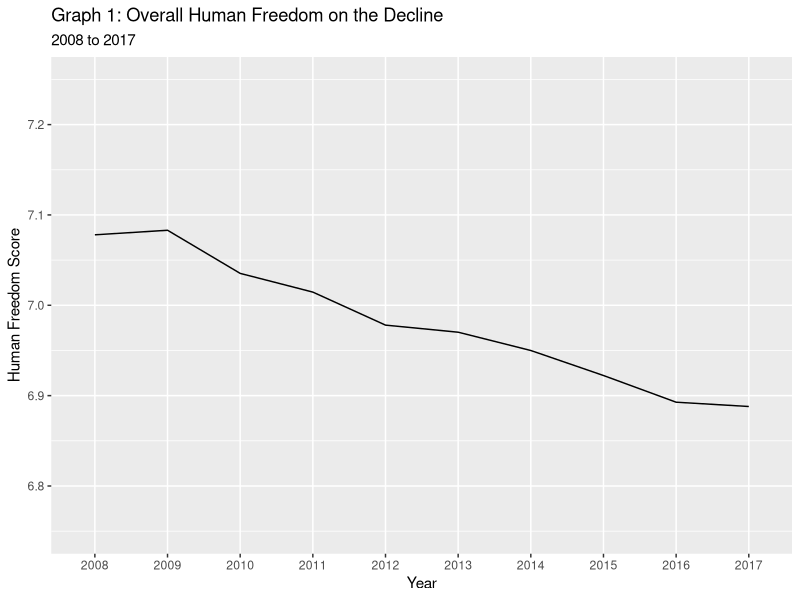
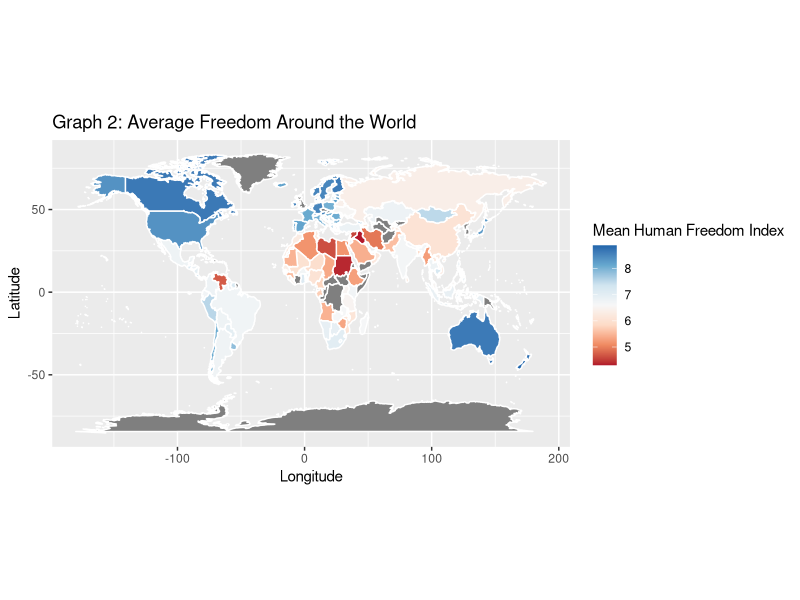
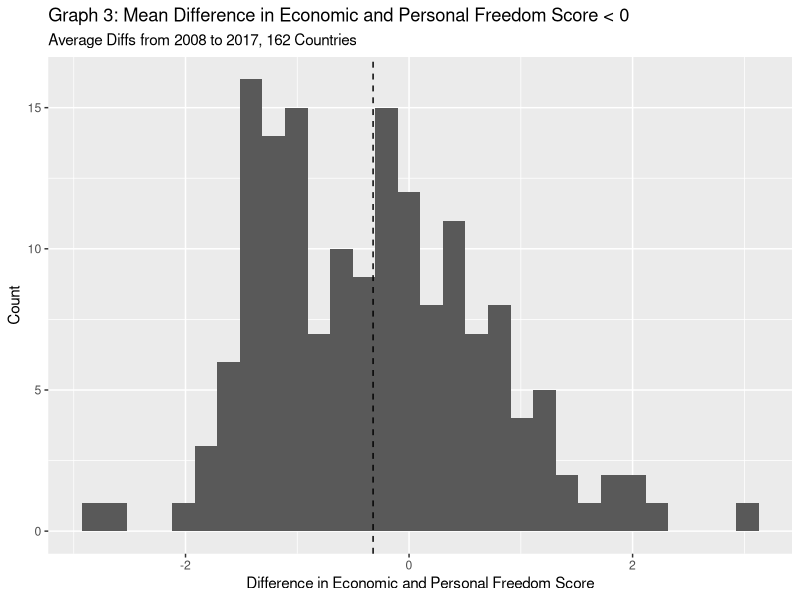
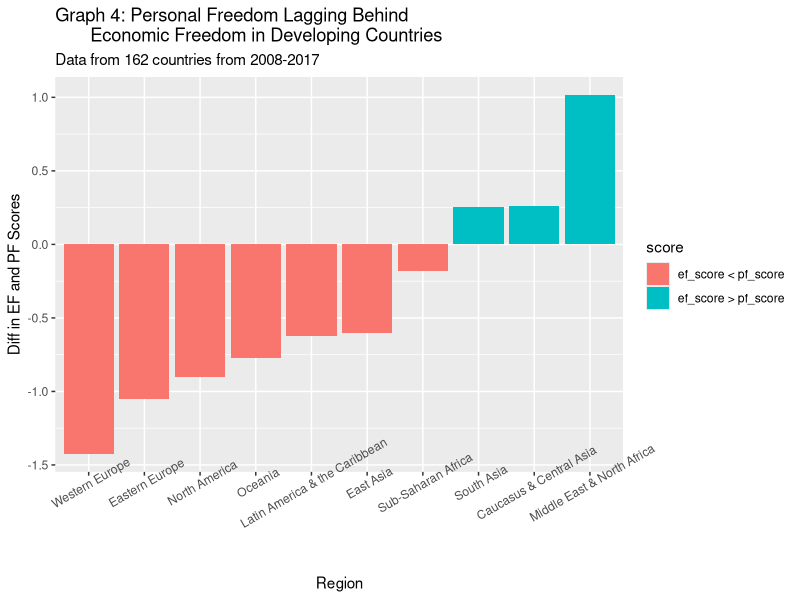
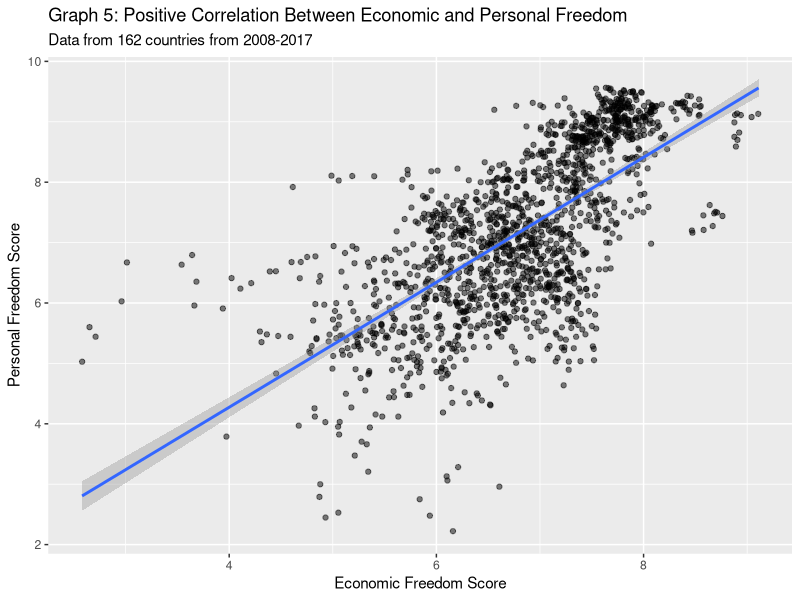
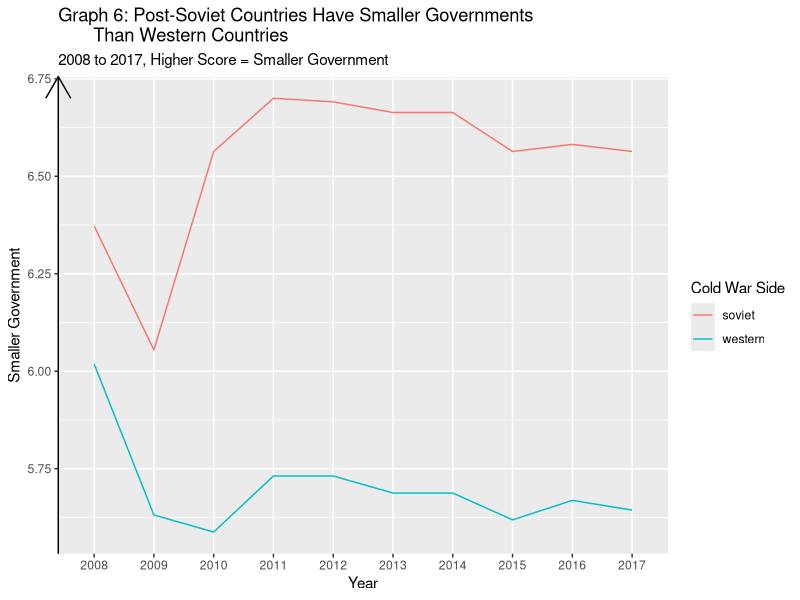
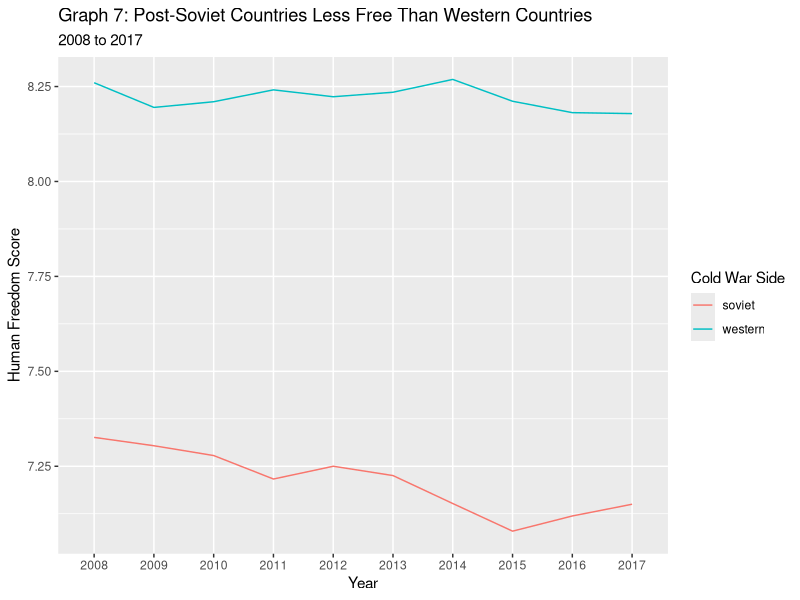

Reproduce these figures in R, in order. (Note: this script raises an error after producing the figures.)
## ---- chunk 1
knitr::opts_chunk$set(warning = FALSE, message = FALSE, echo = FALSE)
## ---- chunk 2
library(tidyverse)
library(ggplot2)
library(dplyr)
require(maps)
require(viridis)
theme_set(
  theme_gray()
  )
hfi <- read_csv("data/hfi_cc_2019.csv") 
## ---- chunk 3
glimpse(hfi)
## ---- chunk 4
hfscore_by_year <- hfi %>% 
  filter(hf_score != "-") %>% 
  group_by(year) %>% 
  summarize(mean_hf = mean(as.numeric(hf_score)))

ggplot(data = hfscore_by_year, 
       aes(x = as.factor(year), y = mean_hf, group = 1)) +
  geom_line(stat = "identity") +
  ylim(6.75, 7.25) + 
  labs(x = "Year", y = "Human Freedom Score", 
       title = "Graph 1: Overall Human Freedom on the Decline",
       subtitle = "2008 to 2017")
## ---- chunk 5
summarized_hfi <- hfi %>% 
  filter(hf_score != "-") %>% 
  group_by(countries) %>% 
  mutate(mean_hf = mean(as.numeric(hf_score))) %>% 
  slice(1) %>% 
  mutate(countries = ifelse(countries == "United States", "USA", countries)) %>% 
  summarize(countries, mean_hf)

world_map <- map_data("world")
freedom_map <- left_join(world_map, summarized_hfi, by = c("region" = "countries"))

# Create the map
ggplot(freedom_map, mapping = aes(long, lat, group = group)) +
  coord_fixed(1.3) +
  geom_polygon(aes(fill = as.numeric(mean_hf)), color = "white") +
  scale_fill_distiller(palette ="RdBu", direction = 1) +
  labs(title = "Graph 2: Average Freedom Around the World", x = "Longitude", 
       y = "Latitude", fill = "Mean Human Freedom Index")
## ---- chunk 6
no_na_hfi <- hfi %>% 
  filter(pf_score != "-" & ef_score != "-")

clean_hfi <- no_na_hfi %>% 
  group_by(countries) %>% 
  mutate(mean_pf = mean(as.numeric(pf_score)),
         mean_ef = mean(as.numeric(ef_score))) %>% 
  mutate(diff_ef_pf = mean_ef - mean_pf) %>% 
  slice(1) %>% 
  summarize(countries, mean_ef, mean_pf, diff_ef_pf)

mean_diff <- clean_hfi %>% 
  summarize(mean_diff = mean(diff_ef_pf))

ggplot(data = clean_hfi, aes(x = diff_ef_pf)) +
  geom_histogram(bins = 30) +
  geom_vline(linetype = "dashed", xintercept = c(mean_diff$mean_diff)) +
  labs(x = "Difference in Economic and Personal Freedom Score", 
       y = "Count", 
       title = "Graph 3: Mean Difference in Economic and Personal Freedom Score < 0",
       subtitle = "Average Diffs from 2008 to 2017, 162 Countries")
## ---- chunk 7
set.seed(10)
n_sims <- 500
boot_dist = numeric(n_sims) 
for(i in 1:n_sims){ 
  indices <- sample(1:nrow(clean_hfi), replace = T)
  boot_mean <- clean_hfi %>% 
    slice(indices) %>%                    
    summarize(boot_mean = mean(diff_ef_pf)) %>% 
    pull()                                
  boot_dist[i] <- boot_mean 
}

boot_means = tibble(boot_dist)
mu_0 <- 0
offset <- boot_means %>% 
  summarize(mu_0 - mean(boot_dist)) %>%
  pull()
boot_means <- boot_means %>%
  mutate(shifted_means = boot_dist + offset)
## ---- chunk 8
obs_mean <- clean_hfi %>% 
  summarize(mean(diff_ef_pf)) %>% 
  pull()
obs_mean
## ---- chunk 9
obs_diff <- mu_0 - obs_mean
boot_means %>% 
  mutate(extreme = ifelse(shifted_means <= mu_0 - obs_diff |
                          shifted_means >= mu_0 + obs_diff, 1, 0)) %>% 
  summarize(p_val = mean(extreme))
## ---- chunk 10
region_hfi <- no_na_hfi %>% 
  group_by(region) %>% 
  mutate(mean_pf = mean(as.numeric(pf_score)),
         mean_ef = mean(as.numeric(ef_score))) %>% 
  mutate(diff_ef_pf = mean_ef - mean_pf,
         score = ifelse(diff_ef_pf > 0, 
                        "ef_score > pf_score", "ef_score < pf_score")) %>% 
  slice(1) %>% 
  summarize(region, mean_ef, mean_pf, diff_ef_pf, score)

ggplot(data = region_hfi, aes(x = reorder(region, diff_ef_pf), 
                              y = diff_ef_pf, fill = score)) +
  geom_col() + 
  theme(axis.text.x = element_text(angle = 30)) +
  labs(x = "Region", y = "Diff in EF and PF Scores", 
       title = "Graph 4: Personal Freedom Lagging Behind 
       Economic Freedom in Developing Countries",
       subtitle = "Data from 162 countries from 2008-2017")
## ---- chunk 11
corr_efpf <- no_na_hfi %>% 
  summarize(cor_ef_pf = cor(as.numeric(ef_score), as.numeric(pf_score)))
corr_efpf
## ---- chunk 12
ggplot(data = no_na_hfi, aes(x = as.numeric(ef_score), 
                             y = as.numeric(pf_score))) +
  geom_point(alpha = 0.5, position = "jitter") + 
  geom_smooth(method="lm") +
  labs(x = "Economic Freedom Score", y = "Personal Freedom Score", 
       title = "Graph 5: Positive Correlation Between Economic and Personal Freedom",
       subtitle = "Data from 162 countries from 2008-2017")
## ---- chunk 13
hfi_coldwar <- hfi %>% 
  mutate(post_soviet = ifelse(countries == "Russia" | 
                                countries == "Ukraine" | 
                                countries == "Moldova" | 
                                countries == "Uzbekistan" | 
                                countries == "Kazakhstan" | 
                                countries == "Kyrgyzstan" | 
                                countries == "Tajikistan" | 
                                countries == "Turkmenistan" | 
                                countries == "Georgia" | 
                                countries == "Azerbaijan" | 
                                countries == "Armenia" | 
                                countries == "Lithuania" | 
                                countries == "Latvia" | 
                                countries == "Estonia", "yes", "no")) %>% 
  mutate(nato = ifelse(countries == "Belgium" | 
                         countries == "Canada" | 
                         countries == "Denmark" | 
                         countries == "France" | 
                         countries == "Germany" | 
                         countries == "Greece" | 
                         countries == "Iceland" | 
                         countries == "Italy" | 
                         countries == "Luxembourg" | 
                         countries == "Netherlands" | 
                         countries == "Norway" | 
                         countries == "Portugal" | 
                         countries == "Spain" | 
                         countries == "Turkey" | 
                         countries == "United Kingdom" | 
                         countries == "United States", "yes", "no")) %>% 
  filter(post_soviet == "yes" | nato == "yes") %>% 
  mutate(coldwar_side = ifelse(post_soviet == "yes", "soviet", "western"))
  

ef_govt_coldwar <- hfi_coldwar %>% 
  filter(ef_government != "-") %>% 
  select(countries, coldwar_side, year, ef_government) %>% 
  group_by(year, coldwar_side) %>% 
  mutate(mean_ef_government = mean(as.numeric(ef_government)))

ggplot(data = ef_govt_coldwar, 
       aes(x = as.factor(year), y = mean_ef_government, group = coldwar_side, 
           color = coldwar_side)) +
  geom_line(stat = "identity") +
  labs(x = "Year", y = "Smaller Government", 
       title = "Graph 6: Post-Soviet Countries Have Smaller Governments 
       Than Western Countries",
       subtitle = "2008 to 2017, Higher Score = Smaller Government",
       color = "Cold War Side") +
  theme(axis.line.y = element_line(arrow = arrow()))

hf_coldwar <- hfi_coldwar %>% 
  filter(hf_score != "-") %>% 
  select(countries, coldwar_side, year, hf_score) %>% 
  group_by(year, coldwar_side) %>% 
  mutate(mean_hf = mean(as.numeric(hf_score)))

ggplot(data = hf_coldwar, 
       aes(x = as.factor(year), y = mean_hf, group = coldwar_side, 
           color = coldwar_side)) +
  geom_line(stat = "identity") +
  labs(x = "Year", y = "Human Freedom Score", 
       title = 
         "Graph 7: Post-Soviet Countries Less Free Than Western Countries",
       subtitle = "2008 to 2017",
       color="Cold War Side")
## ---- chunk 14
coldwar_govtsize_reg <- hfi_coldwar %>% 
  filter(hf_score != "-")

m_hf_reg <- lm(as.numeric(hf_score) ~ as.numeric(ef_government) + coldwar_side + coldwar_side * as.numeric(ef_government), 
               data = coldwar_govtsize_reg)

tidy(m_hf_reg) %>% 
  arrange(estimate) 

glance(m_hf_reg)$r.squared
## ---- chunk 15
p_coldwar_govtsize_reg <- hfi_coldwar %>% 
  filter(pf_score != "-")

m_pf_reg <- lm(as.numeric(pf_score) ~ as.numeric(ef_government) + coldwar_side + coldwar_side * as.numeric(ef_government), 
               data = p_coldwar_govtsize_reg)

tidy(m_pf_reg) %>% 
  arrange(estimate) 

glance(m_pf_reg)$r.squared
## ---- chunk 16
hfi <- hfi%>%
  mutate(pf_movement_nowomen = (as.numeric(pf_movement_domestic) 
                                + as.numeric(pf_movement_foreign))/2)
hfi <- hfi%>%
  mutate(pf_ss_nowomen = (as.numeric(pf_ss_homicide) 
                          + as.numeric(pf_ss_disappearances))/2)
hfi <- hfi%>%
  mutate(pf_identity_nowomen = (as.numeric(pf_identity_legal) 
                          + as.numeric(pf_identity_sex_male))/2)

hfi <- hfi%>%
  mutate(pf_rol = as.numeric(pf_rol))%>%
  mutate(pf_religion = as.numeric(pf_religion))%>%
  mutate(pf_association = as.numeric (pf_association))%>%
  mutate(pf_expression = as.numeric(pf_expression))%>%
  mutate(ef_score = as.numeric(ef_score))%>%
  mutate(hfi_women_unweighted = (ef_score * 0.5) 
         + (pf_rol * 0.125)
         + (pf_ss_nowomen * 0.125)
         + (pf_movement_nowomen * 0.05)
         + (pf_identity_nowomen * 0.05)
         + (pf_expression * 0.05)
         + (pf_association * 0.05)
         + (pf_religion * 0.05))
hfi <- hfi%>%
  mutate(pf_score_nowomen = (pf_rol * 0.25)
         + (pf_ss_nowomen * 0.25)
         + (pf_movement_nowomen * 0.1)
         + (pf_identity_nowomen * 0.1)
         + (pf_expression * 0.1)
         + (pf_association * 0.1)
         + (pf_religion * 0.1))

ws_only <- hfi%>%
  select(pf_ss_women, pf_ss_women_fgm, pf_ss_women_inheritance, 
         pf_ss_women_inheritance_daughters, pf_ss_women_inheritance_widows,
         pf_movement_women, pf_identity_sex_female, pf_identity_divorce, 
         hfi_women_unweighted, ef_score, pf_score_nowomen, pf_religion, region)
ws_only <- ws_only%>%
  mutate(pf_ss_women = as.numeric(pf_ss_women))%>%
  mutate(pf_movement_women = as.numeric(pf_movement_women))%>%
  mutate(pf_identity_divorce = as.numeric(pf_identity_divorce))%>%
  mutate(pf_identity_sex_female = as.numeric(pf_identity_sex_female))%>%

  mutate(ws_score = (((pf_identity_divorce + pf_identity_sex_female)/2) + 
                       pf_ss_women + pf_movement_women)/3)
## ---- chunk 17
ws_no_na <- ws_only%>%
    filter(!is.na(hfi_women_unweighted) & !is.na(ws_score)) 

ggplot(data = ws_no_na, aes(x = ws_score, 
                             y = hfi_women_unweighted)) +
  geom_point(alpha = 0.5, position = "jitter") + 
  geom_smooth(method="lm") +
  labs(x = "Women-Specific Freedoms Score", y = "Overall Freedom Score", 
       title = "Graph 8: Positive Correlation Between Women-Specific and 
       Overall Freedom",
       subtitle = "Data from 162 countries from 2008-2017")
## ---- chunk 18
corr_ws_hf <- ws_no_na%>%
  summarize(cor_ws_hfi = cor(ws_score, hfi_women_unweighted))
corr_ws_hf
## ---- chunk 19
ws_no_na <- ws_no_na%>%
  filter(!is.na(ef_score) & !is.na(pf_score_nowomen))
ggplot(data = ws_no_na, aes(x = ws_score, 
                             y = ef_score)) +
  geom_point(alpha = 0.5, position = "jitter") + 
  geom_smooth(method="lm") +
  labs(x = "Women-Specific Freedoms Score", y = "Economic Freedom Score", 
       title = "Graph 9a: Positive Correlation Between Women-Specific and 
       Economic Freedom",
       subtitle = "Correlation less strong than overall HFI")

corr_ws_ef <- ws_no_na%>%
  summarize(cor_ws_hfi = cor(ws_score, ef_score))
corr_ws_ef
## ---- chunk 20
ggplot(data = ws_no_na, aes(x = ws_score, 
                             y = pf_score_nowomen)) +
  geom_point(alpha = 0.5, position = "jitter") + 
  geom_smooth(method="lm") +
  labs(x = "Women-Specific Freedoms Score", y = "Personal Freedom Score", 
       title = "Graph 9b: Positive Correlation Between Women-Specific and 
       Personal Freedom")

corr_ws_pf <- ws_no_na%>%
  summarize(cor_ws_hfi = cor(ws_score, pf_score_nowomen))
corr_ws_pf
## ---- chunk 21
obs_diff_corr <- ws_no_na%>%
  summarize(obs_diff_corr = (cor(ws_score, pf_score_nowomen) - cor(ws_score, 
                                                                   ef_score)))
obs_diff_corr
## ---- chunk 22
set.seed(10)
n_sims <- 2000
boot_distribution = numeric(n_sims) 
for(i in 1:n_sims){ 
  indices <- sample(1:nrow(ws_no_na), replace = T)
  boot_cor <- ws_no_na %>% 
    slice(indices) %>%                    
    summarize(boot_cor = (cor(ws_score, pf_score_nowomen) - cor(ws_score, 
                                                                ef_score))) %>% 
    pull()                                
  boot_distribution[i] <- boot_cor 
}

boot_cors = tibble(boot_distribution)

mu_0 <- 0
offset <- boot_cors %>% 
  summarize(mu_0 - mean(boot_distribution)) %>%
  pull()

boot_cors <- boot_cors %>%
  mutate(shifted_cors = boot_distribution + offset)

boot_2 <- boot_cors%>%
  summarize(lower = quantile(shifted_cors, 0.005), 
            upper = quantile(shifted_cors, 0.995))
boot_2
## ---- chunk 23
set.seed(10)
ggplot(data = boot_cors, aes(x = shifted_cors)) +
  geom_histogram(color = "darkblue", fill = "skyblue") + 
  labs(x = "Voice Jitter", 
       title = 
       "Bootstrap Distribution of Difference in Correlations Centered at 0 
       appears Normal", 
       subtitle = "Observed value outside of 99% confidence interval") +
  geom_vline(xintercept = c(boot_2$lower, boot_2$upper),
             color = "red") +
  geom_vline(linetype = "dashed", xintercept = c(obs_diff_corr$obs_diff_corr))


boot_cors %>% 
  mutate(extreme2 = ifelse(shifted_cors <= mu_0 - obs_diff_corr |
                          shifted_cors >= mu_0 + obs_diff_corr, 1, 0)) %>% 
  summarize(p_val2 = mean(extreme2))

## ---- chunk 24
region_ws <- ws_no_na %>% 
  group_by(region) %>% 
  mutate(mean_pf_religion = mean(as.numeric(pf_religion)))%>% 
  mutate(mean_ws = mean(as.numeric(ws_score)))%>% 
  slice(1) %>% 
  summarize(region, mean_pf_religion, mean_ws)

mid <- ws_no_na%>%
  summarize(mid = mean(ws_score))

ggplot(data = region_ws, aes(x = reorder(region, mean_pf_religion), 
                              y = mean_pf_religion, fill = mean_ws)) +
  scale_fill_gradient(low = "red", high = "blue", na.value = NA) +
  geom_col() + 
  theme(axis.text.x = element_text(angle = 20)) +
  labs(x = "Region", y = "Average Religion Freedom Score", 
       title = "Graph 10: General increase in mean W-S score with higher
       religious freedom score",
       subtitle = "Sub-Saharan Africa does not fit trend",
       fill = "Mean W-S freedom score")
## ---- chunk 25
mean_ws <- ws_no_na%>%
  summarize(mean_ws = mean(ws_score))

mean_rel <- hfi%>%
  filter(pf_religion != "-")%>%
  summarize(mean_rel = mean(pf_religion))

ws_no_na<-ws_no_na%>%
  mutate(religion_avg = ifelse(pf_religion >= 7.834794, 
                        "Above Average", "Below Average"))
ws_no_na<-ws_no_na%>%
  mutate(ws_average = ifelse(ws_score >= 8.942593, 
                        "Above Average", "Below Average"))

chisq.test(table(ws_no_na$religion_avg, ws_no_na$ws_average))
